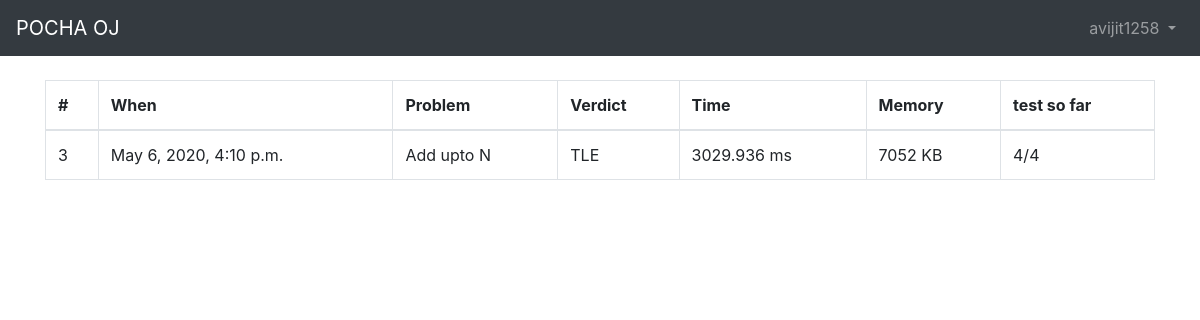
The page /problem/submission_list/ (signed in) on the database its author committed.
### accounts/models.py (models this page shows)
class CustomUser(AbstractUser):
    age = models.PositiveIntegerField(blank=True,null=True)
    class Meta(object):
        unique_together = ('email',)

### problem/models.py (models this page shows, shortened)
class Submission(models.Model):
    C = 1
    CPP = 2
    JAVA = 3
    PYTHON = 4
    WA = 1
    AC = 2
    TLE = 3
    MLE = 4
    RUNNING = 5
    IN_QUEUE = 6
    RE = 7
    CE = 8
    languages = (
        (C, _('C')),
        (CPP, _('CPP')),
        (JAVA,_('JAVA')),
        (PYTHON,_('PYTHON')),
    )
    VERDICT_STATES = (
        (WA, _('WRONG ANSWER')),
        (AC, _('ACCEPTED')),
        (TLE,_('TLE')),
        (MLE,_('MLE')),
        (RE,_('RUNTIME ERROR')),
        (RUNNING,_('RUNNING')),
        (IN_QUEUE,_('IN QUEUE')),
        (CE,_('COMPILATION ERROR')),
    )
    problem = models.ForeignKey(Problem,related_name='submissions',on_delete=models.CASCADE)
    time = models.DateTimeField(auto_now_add=True)
    code = models.TextField()
    time_required = models.FloatField(blank=True,null=True)
    memory_required = models.IntegerField(blank=True,null=True)
    submitted_by = models.ForeignKey(settings.AUTH_USER_MODEL,on_delete=models.CASCADE,related_name='my_submissions')
    language = models.SmallIntegerField(
        default = CPP,
        choices = languages
    )
    verdict = models.SmallIntegerField(
        default = IN_QUEUE,
        choices = VERDICT_STATES
    )
    on_test_case = models.SmallIntegerField(default=0)

class Problem(models.Model):
    title = models.CharField(blank = False, null = False, max_length=25)
    statement = models.TextField()
    time_limit = models.FloatField(default = 3.0, validators=[MinValueValidator(0.0),MaxValueValidator(5.0)])
    memory_limit = models.PositiveSmallIntegerField(default = 256, validators = [MaxValueValidator(1024)] )
    owner = models.ForeignKey(settings.AUTH_USER_MODEL,on_delete=models.CASCADE,related_name='created_problems')
    is_public = models.BooleanField(default=False)
    adding_time = models.DateTimeField(auto_now_add=True)

### problem/views.py (the view)
# urls.py: path('submission_list/',views.SubmissionListView.as_view(),name='submission_list'),
class SubmissionListView(ListView):
    model = models.Submission
    template_name = 'problem/submission_list.html'
    def get_queryset(self):
        return models.Submission.objects.filter(submitted_by__username=self.request.user.username).order_by('-time')

### problem/templates/problem/submission_list.html (shortened to what this page needs)
{% extends "base.html" %}
{% block content %}
    <table class="table table-bordered">
        <thead>
            <tr>
            <th scope="col">#</th>
            <th scope="col">When</th>
            <th scope="col">Problem</th>
            <th scope="col">Verdict</th>
            <th scope="col">Time</th>
            <th scope="col">Memory</th>
            <th scope="col">test so far</th>
            </tr>
        </thead>
        <tbody>
            {% for submission in submission_list %}
                <tr>
                    <td>{{submission.id}}</td>
                    <td>{{submission.time}}</td>
                    <td>{{submission.problem.title}}</td>
                    <td>{{submission.get_verdict_display}}</td>
                    <td>{{submission.time_required}} ms</td>
                    <td>{{submission.memory_required}} KB</td>
                    <td>{{submission.on_test_case}}/{{submission.problem.testcases.count }}</td>
                </tr>
            {% endfor %}
        </tbody>
    </table>
{% endblock content %}

### templates/base.html (shortened to what this page needs)
<!doctype html>
<html lang="en">
  <head>
    <link rel="stylesheet" href="https://stackpath.bootstrapcdn.com/bootstrap/4.1.3/css/bootstrap.min.css">
  </head>
  <body>
    <nav class="navbar navbar-expand-md navbar-dark bg-dark mb-4">
      <a class="navbar-brand" href="{% url 'home' %}">POCHA OJ</a>
      <div class="collapse navbar-collapse" id="navbarCollapse">
        {% if user.is_authenticated %}
          <ul class="navbar-nav ml-auto">
            <li class="nav-item">
              <a class="nav-link dropdown-toggle" href="#" id="userMenu" data-toggle="dropdown" aria-haspopup="true" aria-expanded="false">
                {{ user.username }}
              </a>
            </li>
          </ul>
        {% else %}
          <form class="form-inline ml-auto">
            <a href="{% url 'login' %}" class="btn btn-outline-secondary">Log In</a>
            <a href="{% url 'signup' %}" class="btn btn-primary ml-2">Sign up</a>
          </form>
        {% endif %}
      </div>
    </nav>
    <div class="container">
      {% block content %}
      {% endblock content %}
    </div>
  </body>
</html>

### rows shown on the page
CustomUser: username "avijit1258"
Submission: id "3", time "May 6, 2020, 4:10 p.m.", problem "Add upto N", verdict "TLE", time_required "3029.936", memory_required "7052", on_test_case "4", problem.testcases.count "4"
